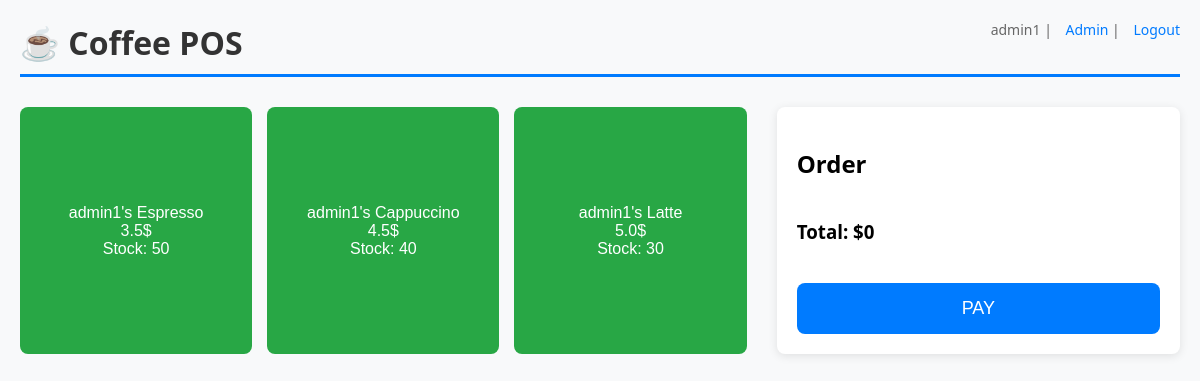
Screenshot of / (signed in) with the database file from the repository.
### models.py (models this page shows, shortened)
class User(UserMixin, db.Model):
    id = db.Column(db.Integer, primary_key=True)
    username = db.Column(db.String(80), unique=True, nullable=False)
    password_hash = db.Column(db.String(200), nullable=False)
    is_admin = db.Column(db.Boolean, default=False)

class Product(db.Model):
    id = db.Column(db.Integer, primary_key=True)
    name = db.Column(db.String(100))
    price = db.Column(db.Float)
    stock = db.Column(db.Integer)
    cost_price = db.Column(db.Float, default=0)
    purchased_quantity = db.Column(db.Integer, default=0)
    admin_id = db.Column(db.Integer, db.ForeignKey('user.id'))  # Link product to admin
    admin = db.relationship('User', backref='products')  # Relationship

### app.py (the view)
@app.route("/")
@login_required
def pos():
    if current_user.is_admin:
        products = Product.query.filter_by(admin_id=current_user.id).all()
    else:
        products = Product.query.all()
    return render_template("pos.html", products=products)

### app.py (called while the page is built)
@login_manager.user_loader
def load_user(user_id):
    return User.query.get(int(user_id))

### templates/pos.html (shortened to what this page needs)
<!DOCTYPE html>
<html>
<head>
  <link rel="stylesheet" href="/static/css/style.css">
</head>
<body>
<h1>☕ Coffee POS</h1>
<div class="user-info">
    {{ current_user.username }}
    {% if current_user.is_admin %}
        | <a href="{{ url_for('admin_dashboard') }}">Admin</a>
    {% endif %}
    | <a href="{{ url_for('logout') }}">Logout</a>
</div>
<div class="pos">
  <div class="products">
    {% for p in products %}
    <button onclick="add({{p.id}}, '{{p.name}}', {{p.price}})">
      {{p.name}}<br>{{p.price}}$<br>Stock: {{p.stock}}
    </button>
    {% endfor %}
  </div>
  <div class="order">
    <h2>Order</h2>
    <h3>Total: $<span id="total">0</span></h3>
    <button onclick="checkout()">PAY</button>
  </div>
</div>
</body>
</html>

### static/css/style.css (style rules this page uses)
body { font-family: 'Segoe UI', Tahoma, Geneva, Verdana, sans-serif; margin: 20px; background-color: #f8f9fa; }
.pos { display: flex; gap: 30px; margin-top: 30px; }
.products { display: grid; grid-template-columns: repeat(3, 1fr); gap: 15px; flex: 2; }
.products button { padding: 20px; background: #28a745; color: white; border: none; border-radius: 8px; cursor: pointer; font-size: 16px; transition: background 0.3s; }
.order { flex: 1; background: white; padding: 20px; border-radius: 8px; box-shadow: 0 2px 10px rgba(0,0,0,0.1); }
.order button { width: 100%; padding: 15px; background: #007bff; color: white; border: none; border-radius: 8px; font-size: 18px; cursor: pointer; margin-top: 20px; }
h1 { color: #333; border-bottom: 3px solid #007bff; padding-bottom: 10px; }

### templates/pos.html (style rules this page uses)
.user-info { position: absolute; top: 20px; right: 20px; color: #666; font-size: 14px; }
.user-info a { margin-left: 10px; color: #007bff; text-decoration: none; }

### rows the page displays
User: username "admin1"
Product: name "admin1's Espresso", price "3.5", stock "50"
Product: name "admin1's Cappuccino", price "4.5", stock "40"
Product: name "admin1's Latte", price "5.0", stock "30"
